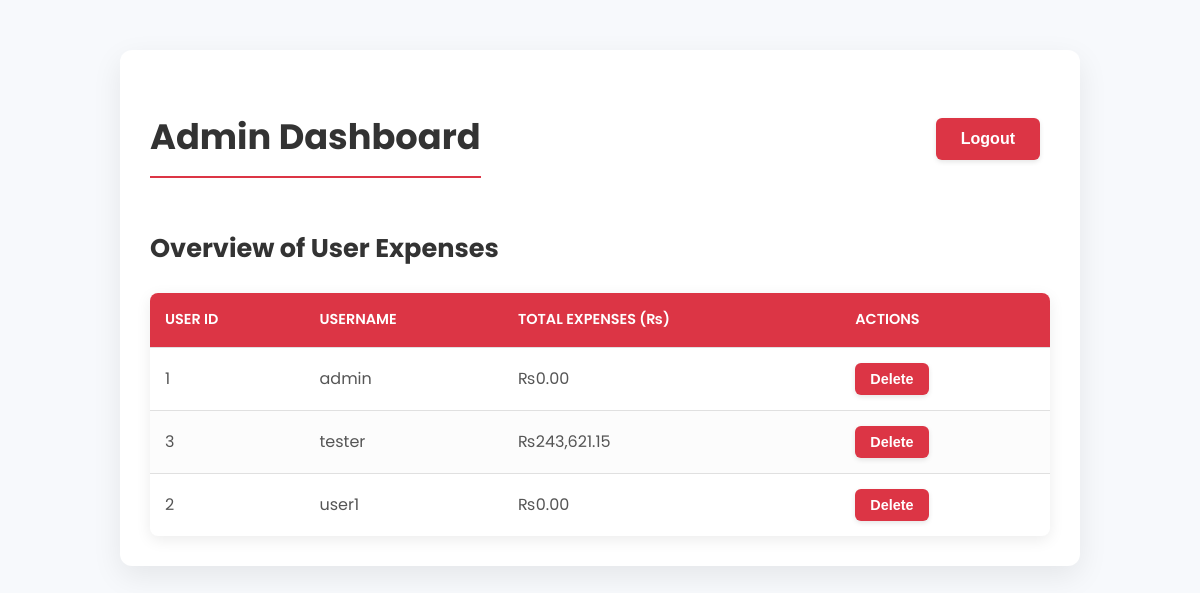
The app's page /admin/dashboard.php (signed in), older data.
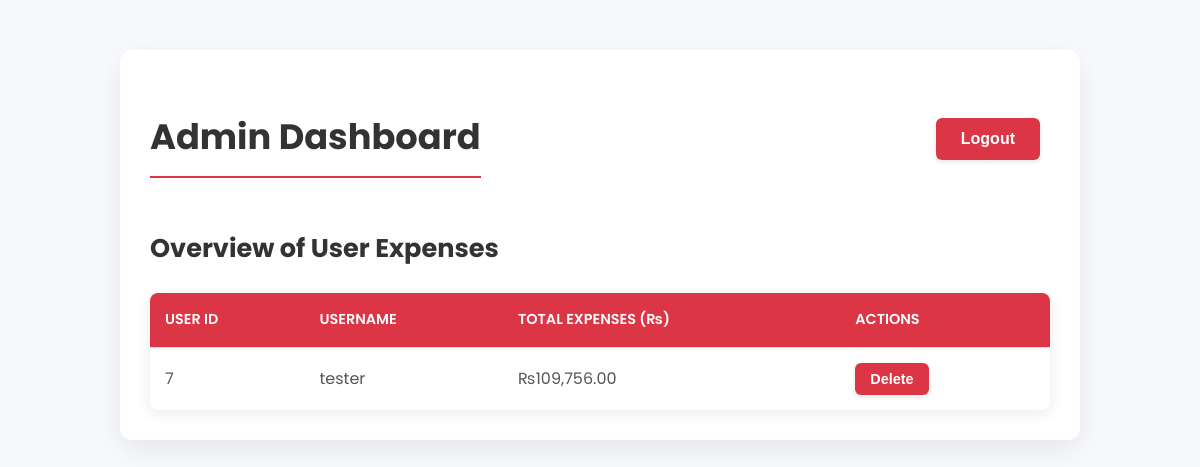
The same page, newer data.
### tables this page shows
CREATE TABLE `users` (
  `id` int(11) NOT NULL,
  `full_name` varchar(100) NOT NULL,
  `username` varchar(50) NOT NULL,
  `email` varchar(100) NOT NULL,
  `phone_number` varchar(20) NOT NULL,
  `password` varchar(255) NOT NULL,
  `role` enum('user','admin') DEFAULT 'user',
  `created_at` timestamp NOT NULL DEFAULT current_timestamp()
);

### admin/dashboard.php (the view, shortened to what this page needs)
<?php
require_once '../includes/db_config.php';
$stmt = $conn->prepare("
    SELECT u.id, u.username, COALESCE(SUM(e.amount), 0) as total_expenses
    FROM users u
    LEFT JOIN expenses e ON u.id = e.user_id
    GROUP BY u.id, u.username
    ORDER BY u.username
");
$stmt->execute();
$users = $stmt->fetchAll(PDO::FETCH_ASSOC);
?>
<!DOCTYPE html>
<html lang="en">
<head>
</head>
<body>
    <div class="container">
        <div class="logout-section">
            <h2>Admin Dashboard</h2>
            <form method="POST">
                <button type="submit" name="logout" class="btn">Logout</button>
            </form>
        </div>
        <h3>Overview of User Expenses</h3>
        <?php if ($users) { ?>
            <table>
                <thead>
                    <tr>
                        <th>User ID</th>
                        <th>Username</th>
                        <th>Total Expenses (₨)</th>
                        <th>Actions</th> </tr>
                </thead>
                <tbody>
                    <?php foreach ($users as $user) { ?>
                        <tr>
                            <td data-label="User ID"><?php echo $user['id']; ?></td>
                            <td data-label="Username"><?php echo htmlspecialchars($user['username']); ?></td>
                            <td data-label="Total Expenses (₨)">₨<?php echo number_format($user['total_expenses'], 2); ?></td>
                            <td data-label="Actions">
                                <form method="POST" style="display:inline;">
                                    <button type="submit" name="delete_user" class="btn btn-delete-user" onclick="return confirm('Are you sure you want to delete user \'<?php echo htmlspecialchars($user['username']); ?>\' and ALL their expenses? This cannot be undone.')">Delete</button>
                                </form>
                            </td>
                        </tr>
                    <?php } ?>
                </tbody>
            </table>
        <?php } else { ?>
            <p class="no-records">No user data found.</p>
        <?php } ?>
    </div>
</body>
</html>

### admin/dashboard.php (style rules this page uses)
:root { --primary-color: #4CAF50; --primary-dark: #388E3C; --secondary-color: #2196F3; --background-light: #f7f9fc; --card-background: #ffffff; --text-dark: #333333; --text-light: #555555; --border-color: #e0e0e0; --shadow-light: rgba(0, 0, 0, 0.08); --admin-btn-color: #dc3545; --admin-btn-dark: #c82333; }
body { font-family: 'Poppins', sans-serif; margin: 0; padding: 20px; background-color: var(--background-light); color: var(--text-light); line-height: 1.6; }
.container { max-width: 900px; margin: 30px auto; background: var(--card-background); padding: 30px; border-radius: 12px; box-shadow: 0 10px 30px var(--shadow-light); }
h2 { color: var(--text-dark); margin-bottom: 20px; font-weight: 700; font-size: 2.2em; border-bottom: 2px solid var(--admin-btn-color); padding-bottom: 10px; display: inline-block; }
h3 { color: var(--text-dark); font-size: 1.6em; margin-top: 30px; margin-bottom: 20px; }
.btn { padding: 12px 25px; background: var(--admin-btn-color); color: white; border: none; border-radius: 6px; cursor: pointer; font-size: 1em; font-weight: 600; margin-right: 10px; transition: background-color 0.3s ease, transform 0.2s ease, box-shadow 0.3s ease; box-shadow: 0 2px 5px rgba(0,0,0,0.1); text-decoration: none; display: inline-block; }
.btn-delete-user { background: var(--admin-btn-color); padding: 8px 15px; font-size: 0.9em; }
table { width: 100%; border-collapse: separate; border-spacing: 0; margin-top: 25px; background: var(--card-background); border-radius: 8px; overflow: hidden; box-shadow: 0 4px 15px var(--shadow-light); }
th, td { padding: 15px; border-bottom: 1px solid var(--border-color); text-align: left; }
th { background: var(--admin-btn-color); color: white; font-weight: 600; text-transform: uppercase; font-size: 0.9em; }
tr:last-child td { border-bottom: none; }
.logout-section { display: flex; justify-content: space-between; align-items: center; margin-bottom: 20px; }
tr:nth-child(even) { background-color: #fcfcfc; }

Row changes from the older to the newer data that the page shows:
removed users: id "1", username "admin", total_expenses "0.00"
removed users: id "3", username "tester", total_expenses "243,621.15"
removed users: id "2", username "user1", total_expenses "0.00"
added users: id "7", username "tester", total_expenses "109,756.00"
